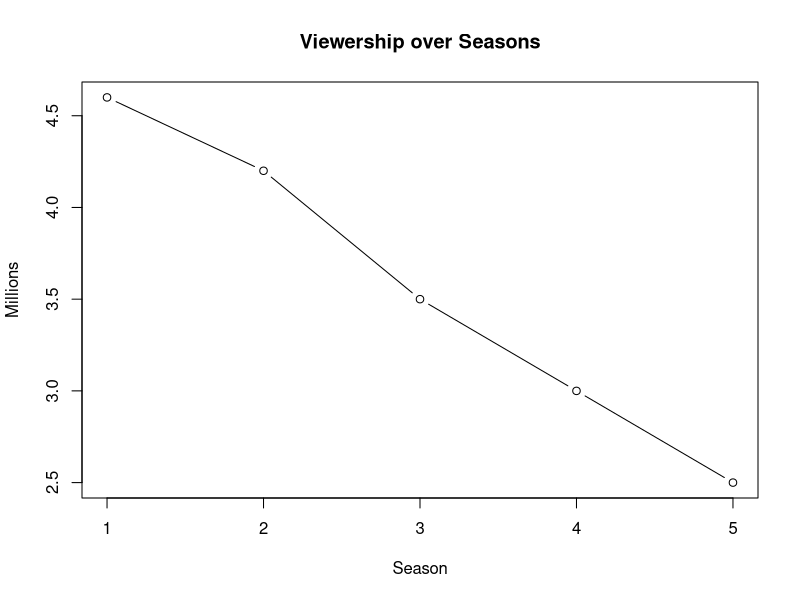
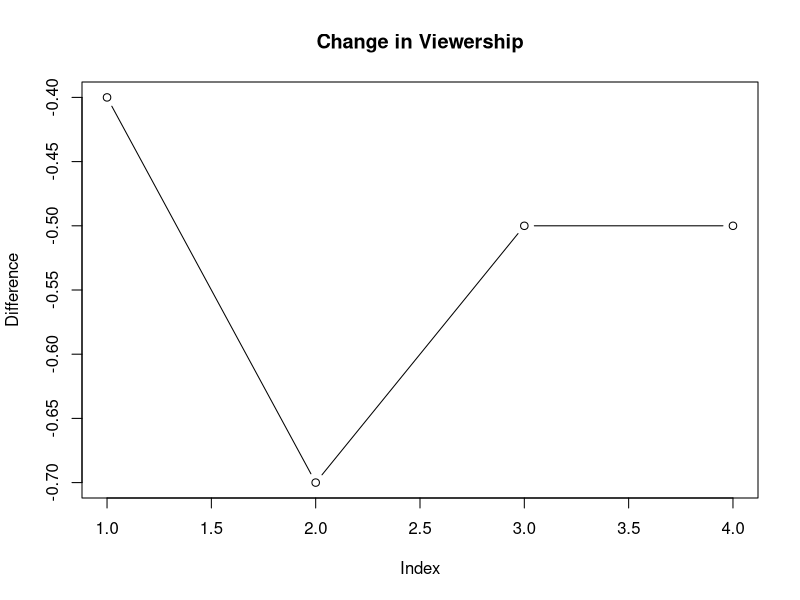

Generate these figures, in order, with R:
## ---- chunk 1
viewership <- c(4.6, 4.2, 3.5, 3.0, 2.5)
season <- 1:5
## ---- chunk 2
plot(season, viewership, type="b",
     main="Viewership over Seasons",
     xlab="Season", ylab="Millions")
## ---- chunk 3
change <- diff(viewership)
plot(change, type="b",
     main="Change in Viewership",
     ylab="Difference")
